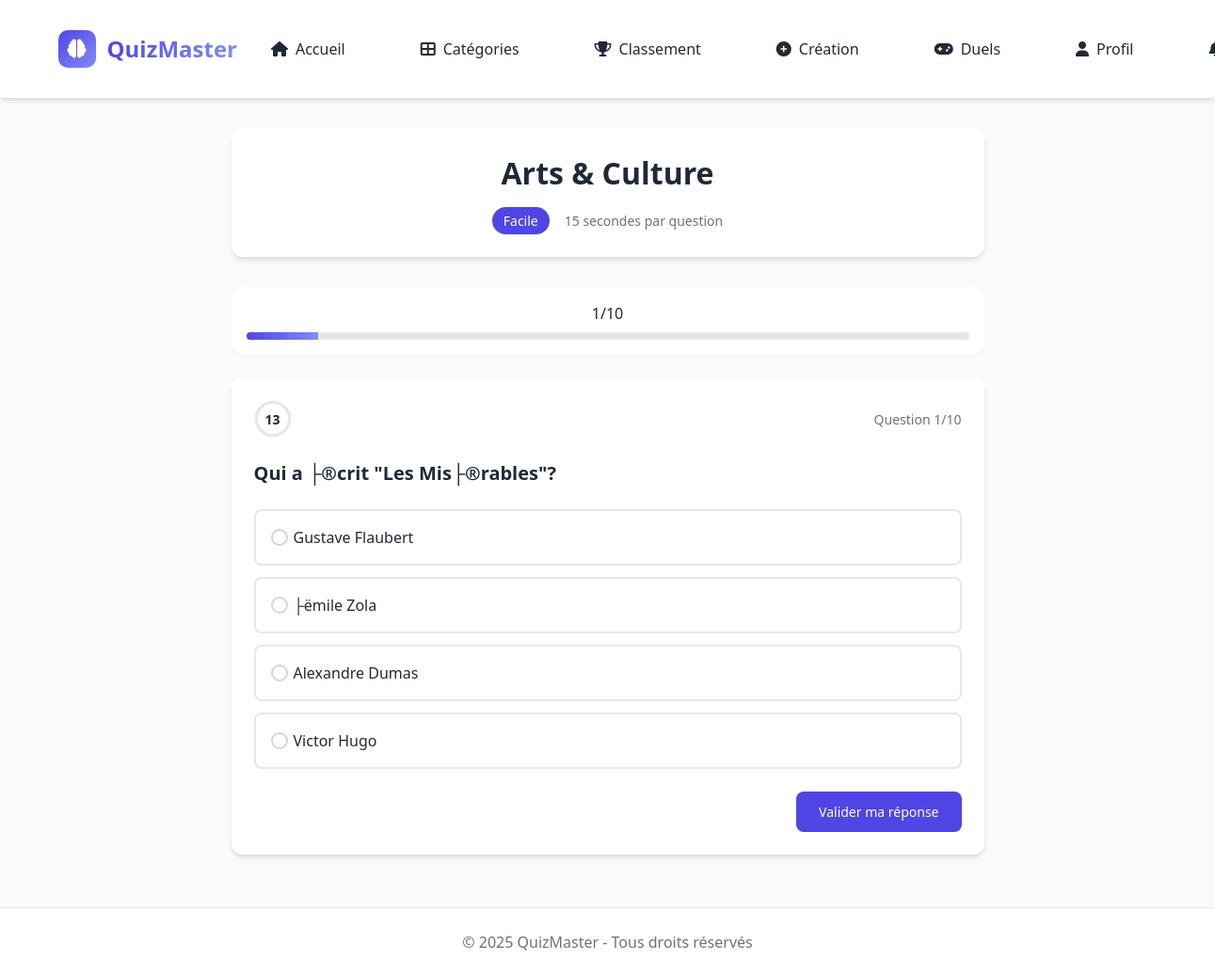
Page /quiz.php?categorie=4&difficulte=1 (signed in) on the committed database.
### tables this page shows
CREATE TABLE `categories` (
  `id` int NOT NULL AUTO_INCREMENT,
  `nom` varchar(50) NOT NULL,
  `description` text NOT NULL,
  `icone` varchar(50) NOT NULL,
  `couleur` varchar(20) NOT NULL,
  `active` tinyint(1) DEFAULT '1',
  PRIMARY KEY (`id`)
);

CREATE TABLE `difficultes` (
  `id` int NOT NULL AUTO_INCREMENT,
  `nom` varchar(20) NOT NULL,
  `niveau` int NOT NULL DEFAULT '1',
  PRIMARY KEY (`id`)
);

CREATE TABLE `questions` (
  `id` int NOT NULL AUTO_INCREMENT,
  `categorie_id` int NOT NULL,
  `difficulte_id` int NOT NULL,
  `question` text NOT NULL,
  PRIMARY KEY (`id`),
  KEY `categorie_id` (`categorie_id`),
  KEY `difficulte_id` (`difficulte_id`),
  CONSTRAINT `questions_ibfk_1` FOREIGN KEY (`categorie_id`) REFERENCES `categories` (`id`) ON DELETE CASCADE,
  CONSTRAINT `questions_ibfk_2` FOREIGN KEY (`difficulte_id`) REFERENCES `difficultes` (`id`) ON DELETE CASCADE
);

CREATE TABLE `options` (
  `id` int NOT NULL AUTO_INCREMENT,
  `question_id` int NOT NULL,
  `texte` text NOT NULL,
  `est_correcte` tinyint(1) NOT NULL DEFAULT '0',
  PRIMARY KEY (`id`),
  KEY `question_id` (`question_id`),
  CONSTRAINT `options_ibfk_1` FOREIGN KEY (`question_id`) REFERENCES `questions` (`id`) ON DELETE CASCADE
);

### includes/functions.php (called while the page is built, shortened)
<?php
function obtenirCategorie($id) {
    $database = new Database();
    $db = $database->connect();
    $query = "SELECT * FROM categories WHERE id = :id";
    $stmt = $db->prepare($query);
    $stmt->bindParam(':id', $id);
    $stmt->execute();
    return $stmt->fetch();
}
function obtenirDifficulte($id) {
    $database = new Database();
    $db = $database->connect();
    $query = "SELECT * FROM difficultes WHERE id = :id";
    $stmt = $db->prepare($query);
    $stmt->bindParam(':id', $id);
    $stmt->execute();
    return $stmt->fetch();
}
?>

### quiz.php (the view, shortened to what this page needs)
<?php
require_once 'includes/header.php';
require_once 'includes/functions.php';
$categorie_id = (int)$_GET['categorie'];
$difficulte_id = (int)$_GET['difficulte'];
$categorie = obtenirCategorie($categorie_id);
$difficulte = obtenirDifficulte($difficulte_id);
function obtenirQuestionsAleatoires($categorie_id, $difficulte_id, $nombre = 10) {
    $database = new Database();
    $db = $database->connect();
    $questions_utilisees = isset($_SESSION['questions_utilisees']) ? $_SESSION['questions_utilisees'] : [];
    $query = "SELECT COUNT(*) as total FROM questions WHERE categorie_id = :categorie_id AND difficulte_id = :difficulte_id";
    $stmt = $db->prepare($query);
    $stmt->bindParam(':categorie_id', $categorie_id, PDO::PARAM_INT);
    $stmt->bindParam(':difficulte_id', $difficulte_id, PDO::PARAM_INT);
    $stmt->execute();
    $result = $stmt->fetch();
    $total_questions = $result['total'];
    $nombre_a_prendre = min($nombre, $total_questions);
    $placeholders = [];
    $params = [
        ':categorie_id' => $categorie_id,
        ':difficulte_id' => $difficulte_id,
        ':nombre' => $nombre_a_prendre
    ];
    if (!empty($questions_utilisees)) {
        foreach ($questions_utilisees as $index => $id) {
            $placeholder = ":question_id_$index";
            $placeholders[] = $placeholder;
            $params[$placeholder] = $id;
        }
        $not_in_clause = implode(',', $placeholders);
    } else {
        $not_in_clause = '0';
    }
    $query = "SELECT q.*, c.nom as categorie_nom, d.nom as difficulte_nom
              FROM questions q
              JOIN categories c ON q.categorie_id = c.id
              JOIN difficultes d ON q.difficulte_id = d.id
              WHERE q.categorie_id = :categorie_id
              AND q.difficulte_id = :difficulte_id
              AND q.id NOT IN ($not_in_clause)
              ORDER BY RAND()
              LIMIT :nombre";
    $stmt = $db->prepare($query);
    foreach ($params as $key => $value) {
        $stmt->bindValue($key, $value, is_int($value) ? PDO::PARAM_INT : PDO::PARAM_STR);
    }
    $stmt->execute();
    $questions = $stmt->fetchAll();
    foreach ($questions as &$question) {
        $query = "SELECT * FROM options WHERE question_id = :question_id ORDER BY RAND()";
        $stmt = $db->prepare($query);
        $stmt->bindParam(':question_id', $question['id'], PDO::PARAM_INT);
        $stmt->execute();
        $question['options'] = $stmt->fetchAll();
    }
    return $questions;
}
$questions = obtenirQuestionsAleatoires($categorie_id, $difficulte_id, 10);
?>
<main class="quiz-container">
    <div class="quiz-wrapper">
        <header class="quiz-header">
            <h1><?= htmlspecialchars($categorie['nom']) ?></h1>
            <div class="quiz-meta">
                <span class="difficulty-badge"><?= htmlspecialchars($difficulte['nom']) ?></span>
                <span class="time-info">15 secondes par question</span>
            </div>
        </header>
        <div class="quiz-progress">
            <div class="progress-info">
                <span class="current-question">1</span>/<span class="total-questions"><?= count($questions) ?></span>
            </div>
            <div class="progress-bar">
                <div class="progress-fill" style="width: <?= (1 / count($questions)) * 100 ?>%"></div>
            </div>
        </div>
        <form id="quiz-form" data-total-questions="<?= count($questions) ?>" data-timer-seconds="15">
            <?php foreach ($questions as $index => $question): ?>
                <div class="question-card <?= $index === 0 ? 'active' : '' ?>" data-question-index="<?= $index ?>">
                    <div class="question-header">
                        <div class="timer-container">
                            <svg class="timer-circle" viewBox="0 0 36 36">
                                <path class="timer-bg" d="M18 2.0845 a 15.9155 15.9155 0 0 1 0 31.831 a 15.9155 15.9155 0 0 1 0 -31.831" />
                                <path class="timer-fill" stroke-dasharray="100, 100" d="M18 2.0845 a 15.9155 15.9155 0 0 1 0 31.831 a 15.9155 15.9155 0 0 1 0 -31.831" />
                            </svg>
                            <span class="timer-text" id="timer-seconds-<?= $index ?>">15</span>
                        </div>
                        <div class="question-number">Question <?= $index + 1 ?>/<?= count($questions) ?></div>
                    </div>
                    <h2 class="question-text"><?= htmlspecialchars($question['question']) ?></h2>
                    <div class="options-grid">
                        <?php foreach ($question['options'] as $option): ?>
                            <div class="option-item">
                                <label for="q<?= $question['id'] ?>_o<?= $option['id'] ?>">
                                    <?= htmlspecialchars($option['texte']) ?>
                                </label>
                            </div>
                        <?php endforeach; ?>
                    </div>
                    <div class="question-actions">
                        <button type="button" class="btn btn-submit-answer">Valider ma réponse</button>
                    </div>
                </div>
            <?php endforeach; ?>
        </form>
    </div>
</main>
<?php require_once 'includes/footer.php'; ?>

### assets/css/style.css (style rules this page uses)
:root { --primary-color: #3b82f6; --primary-dark: #2563eb; --primary-light: #93c5fd; --secondary-color: #6b7280; --success-color: #22c55e; --danger-color: #ef4444; --warning-color: #eab308; --background-color: #f9fafb; --card-background: #ffffff; --text-color: #1f2937; --text-light: #6b7280; --border-color: #e5e7eb; --border-radius: 0.5rem; --shadow: 0 1px 3px 0 rgba(0, 0, 0, 0.1), 0 1px 2px 0 rgba(0, 0, 0, 0.06); --shadow-md: 0 4px 6px -1px rgba(0, 0, 0, 0.1), 0 2px 4px -1px rgba(0, 0, 0, 0.06); --shadow-lg: 0 10px 15px -3px rgba(0, 0, 0, 0.1), 0 4px 6px -2px rgba(0, 0, 0, 0.05); --transition: all 0.3s ease; }
*, *::before, *::after { box-sizing: border-box; margin: 0; padding: 0; }
body { font-family: 'Segoe UI', Tahoma, Geneva, Verdana, sans-serif; line-height: 1.5; color: var(--text-color); background-color: var(--background-color); }
button { cursor: pointer; font-family: inherit; }
main { min-height: calc(100vh - 140px); }
.btn { display: inline-block; padding: 0.5rem 1rem; border-radius: var(--border-radius); font-weight: 500; text-align: center; border: 1px solid transparent; transition: var(--transition); cursor: pointer; }
.quiz-header { text-align: center; margin-bottom: 2rem; }
.quiz-progress { margin-bottom: 1.5rem; }
.progress-bar { height: 0.5rem; background-color: var(--border-color); border-radius: 1rem; overflow: hidden; }
.progress-fill { height: 100%; background-color: var(--primary-color); transition: width 0.3s ease; }
.question-card { background-color: var(--card-background); border-radius: var(--border-radius); box-shadow: var(--shadow); padding: 2rem; margin-bottom: 2rem; display: none; }
.question-card.active { display: block; }
.question-text { margin-bottom: 1.5rem; }
.question-actions { display: flex; justify-content: flex-end; }

### includes/header.php (style rules this page uses)
:root { --primary-color: #4f46e5; --primary-hover: #4338ca; --primary-light: rgba(79, 70, 229, 0.1); --secondary-color: #10b981; --text-color: #1f2937; --text-muted: #6b7280; --background-color: #f9fafb; --card-background: #ffffff; --border-color: #e5e7eb; --border-radius: 12px; --shadow-sm: 0 1px 2px 0 rgba(0, 0, 0, 0.05); --shadow: 0 4px 6px -1px rgba(0, 0, 0, 0.1), 0 2px 4px -1px rgba(0, 0, 0, 0.06); --shadow-lg: 0 10px 15px -3px rgba(0, 0, 0, 0.1), 0 4px 6px -2px rgba(0, 0, 0, 0.05); --transition: all 0.3s ease; --font-sans: system-ui, -apple-system, BlinkMacSystemFont, 'Segoe UI', Roboto, 'Helvetica Neue', Arial, sans-serif; }

### rows in the picture
categories: nom "Arts & Culture"
difficultes: nom "Facile"
questions: count($questions) "10", question "Qui a ├®crit \"Les Mis├®rables\"?"
options: texte "Gustave Flaubert"
options: texte "├ëmile Zola"
options: texte "Alexandre Dumas"
options: texte "Victor Hugo"

### other values in the picture
APP_NAME "QuizMaster"
count($questions) "10"
